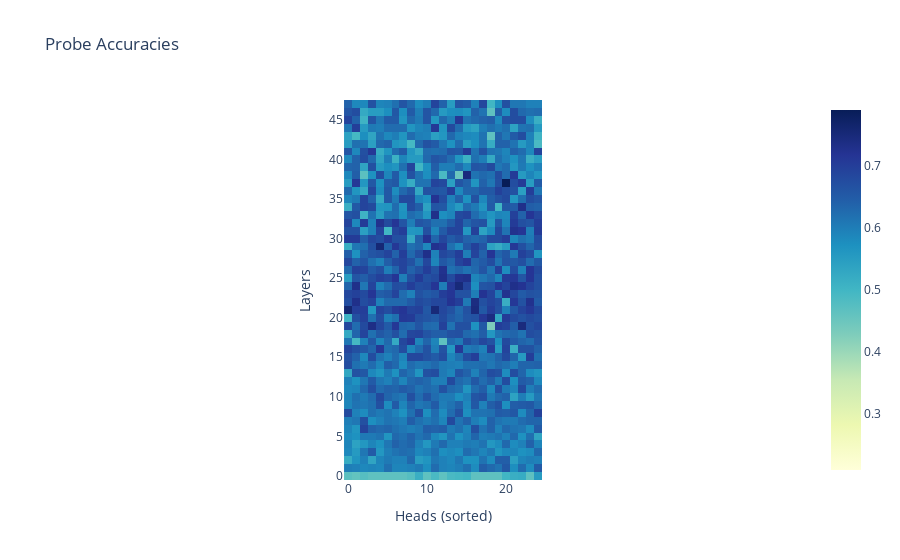
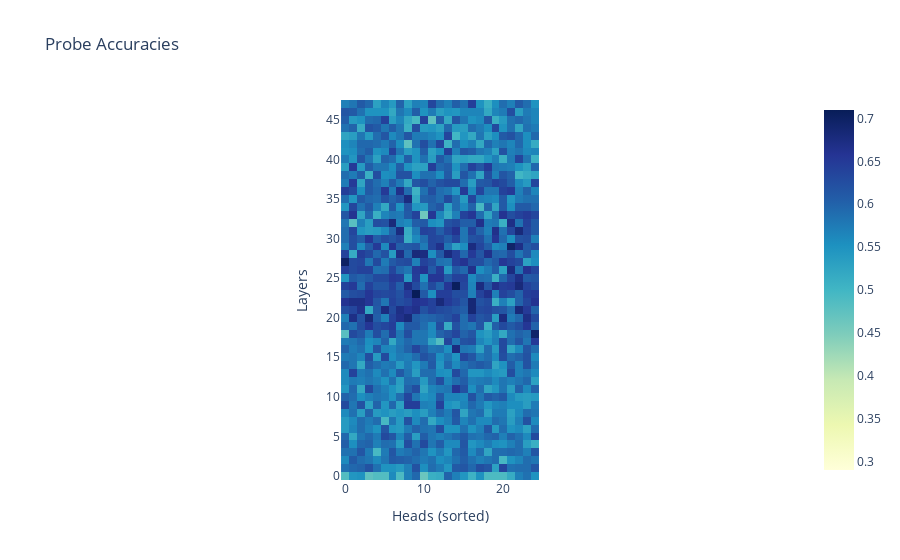
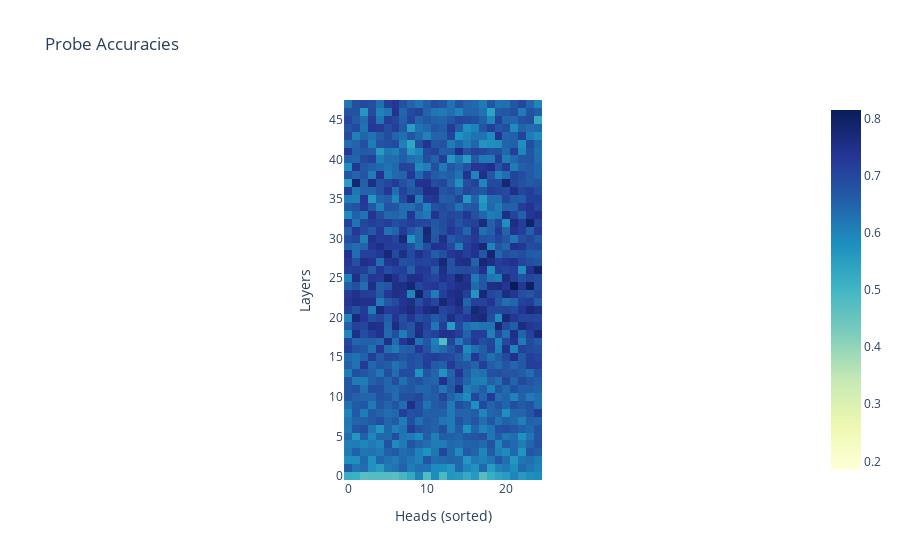
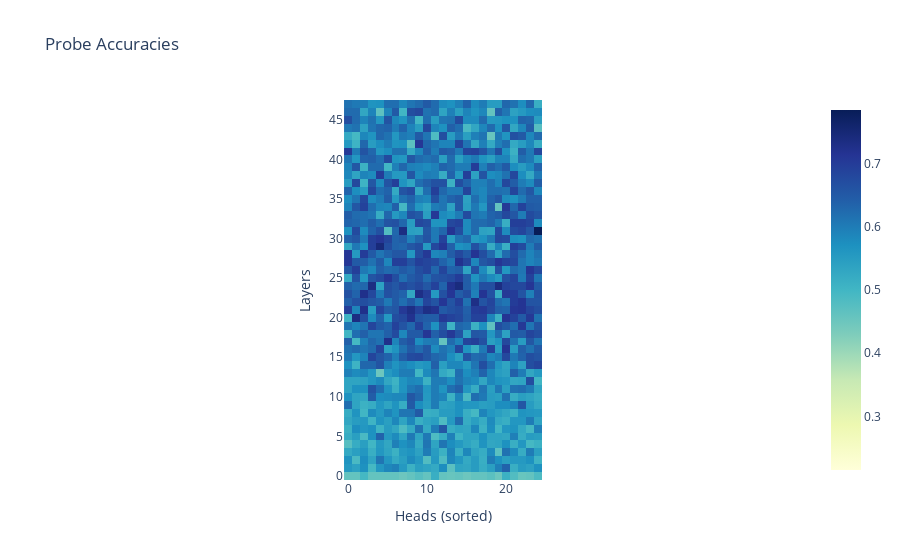

Notebook cell for these charts, in order:
### Code cell
import utils.analytics_utils as analytics

for name in datanames:
    analytics.plot_probe_accuracies(acts[name]).show()

### Figure 1 — Plotly figure (JSON) as saved in the notebook; plotly's stock layout.template omitted (floating-point values rounded to 4 significant figures; data arrays with more than 128 entries replaced by an {"elided": "..."} marker saying what was removed)
{"data": [{"coloraxis": "coloraxis", "hovertemplate": "Heads (sorted): %{x}<br>Layers: %{y}<br>color: %{z}<extra></extra>", "name": "0", "type": "heatmap", "xaxis": "x", "yaxis": "y", "z": {"elided": "48x25 float values"}}], "layout": {"coloraxis": {"cmid": 0.5, "colorscale": [[0, "rgb(255,255,217)"], [0.125, "rgb(237,248,177)"], [0.25, "rgb(199,233,180)"], [0.375, "rgb(127,205,187)"], [0.5, "rgb(65,182,196)"], [0.625, "rgb(29,145,192)"], [0.75, "rgb(34,94,168)"], [0.875, "rgb(37,52,148)"], [1, "rgb(8,29,88)"]]}, "title": {"text": "Probe Accuracies"}, "xaxis": {"anchor": "y", "constrain": "domain", "domain": [0, 1], "scaleanchor": "y", "title": {"text": "Heads (sorted)"}}, "yaxis": {"anchor": "x", "autorange": true, "constrain": "domain", "domain": [0, 1], "title": {"text": "Layers"}}}}

### Figure 2 — Plotly figure (JSON) as saved in the notebook; plotly's stock layout.template omitted (floating-point values rounded to 4 significant figures; data arrays with more than 128 entries replaced by an {"elided": "..."} marker saying what was removed)
{"data": [{"coloraxis": "coloraxis", "hovertemplate": "Heads (sorted): %{x}<br>Layers: %{y}<br>color: %{z}<extra></extra>", "name": "0", "type": "heatmap", "xaxis": "x", "yaxis": "y", "z": {"elided": "48x25 float values"}}], "layout": {"coloraxis": {"cmid": 0.5, "colorscale": [[0, "rgb(255,255,217)"], [0.125, "rgb(237,248,177)"], [0.25, "rgb(199,233,180)"], [0.375, "rgb(127,205,187)"], [0.5, "rgb(65,182,196)"], [0.625, "rgb(29,145,192)"], [0.75, "rgb(34,94,168)"], [0.875, "rgb(37,52,148)"], [1, "rgb(8,29,88)"]]}, "title": {"text": "Probe Accuracies"}, "xaxis": {"anchor": "y", "constrain": "domain", "domain": [0, 1], "scaleanchor": "y", "title": {"text": "Heads (sorted)"}}, "yaxis": {"anchor": "x", "autorange": true, "constrain": "domain", "domain": [0, 1], "title": {"text": "Layers"}}}}

### Figure 3 — Plotly figure (JSON) as saved in the notebook; plotly's stock layout.template omitted (floating-point values rounded to 4 significant figures; data arrays with more than 128 entries replaced by an {"elided": "..."} marker saying what was removed)
{"data": [{"coloraxis": "coloraxis", "hovertemplate": "Heads (sorted): %{x}<br>Layers: %{y}<br>color: %{z}<extra></extra>", "name": "0", "type": "heatmap", "xaxis": "x", "yaxis": "y", "z": {"elided": "48x25 float values"}}], "layout": {"coloraxis": {"cmid": 0.5, "colorscale": [[0, "rgb(255,255,217)"], [0.125, "rgb(237,248,177)"], [0.25, "rgb(199,233,180)"], [0.375, "rgb(127,205,187)"], [0.5, "rgb(65,182,196)"], [0.625, "rgb(29,145,192)"], [0.75, "rgb(34,94,168)"], [0.875, "rgb(37,52,148)"], [1, "rgb(8,29,88)"]]}, "title": {"text": "Probe Accuracies"}, "xaxis": {"anchor": "y", "constrain": "domain", "domain": [0, 1], "scaleanchor": "y", "title": {"text": "Heads (sorted)"}}, "yaxis": {"anchor": "x", "autorange": true, "constrain": "domain", "domain": [0, 1], "title": {"text": "Layers"}}}}

### Figure 4 — Plotly figure (JSON) as saved in the notebook; plotly's stock layout.template omitted (floating-point values rounded to 4 significant figures; data arrays with more than 128 entries replaced by an {"elided": "..."} marker saying what was removed)
{"data": [{"coloraxis": "coloraxis", "hovertemplate": "Heads (sorted): %{x}<br>Layers: %{y}<br>color: %{z}<extra></extra>", "name": "0", "type": "heatmap", "xaxis": "x", "yaxis": "y", "z": {"elided": "48x25 float values"}}], "layout": {"coloraxis": {"cmid": 0.5, "colorscale": [[0, "rgb(255,255,217)"], [0.125, "rgb(237,248,177)"], [0.25, "rgb(199,233,180)"], [0.375, "rgb(127,205,187)"], [0.5, "rgb(65,182,196)"], [0.625, "rgb(29,145,192)"], [0.75, "rgb(34,94,168)"], [0.875, "rgb(37,52,148)"], [1, "rgb(8,29,88)"]]}, "title": {"text": "Probe Accuracies"}, "xaxis": {"anchor": "y", "constrain": "domain", "domain": [0, 1], "scaleanchor": "y", "title": {"text": "Heads (sorted)"}}, "yaxis": {"anchor": "x", "autorange": true, "constrain": "domain", "domain": [0, 1], "title": {"text": "Layers"}}}}
